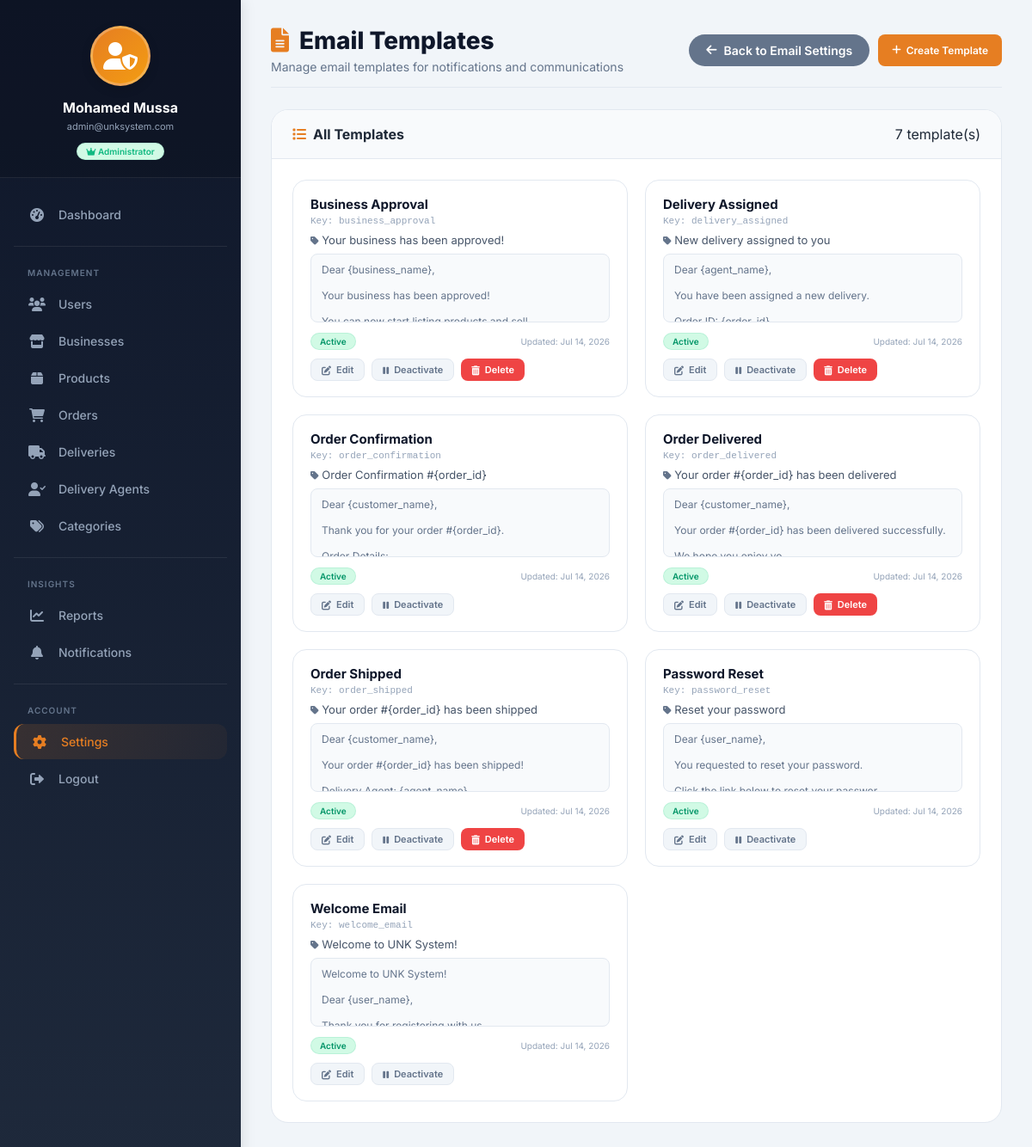
/admin/settings/email-templates.php (signed in), run on the app's committed database.
### tables this page shows
CREATE TABLE `email_templates` (
  `template_id` int(11) NOT NULL AUTO_INCREMENT,
  `template_key` varchar(100) NOT NULL,
  `template_name` varchar(255) NOT NULL,
  `subject` varchar(255) NOT NULL,
  `body` text NOT NULL,
  `description` varchar(500) DEFAULT NULL,
  `variables` text DEFAULT NULL,
  `is_active` tinyint(1) DEFAULT 1,
  `created_at` timestamp NOT NULL DEFAULT current_timestamp(),
  `updated_at` timestamp NOT NULL DEFAULT current_timestamp() ON UPDATE current_timestamp(),
  PRIMARY KEY (`template_id`),
  UNIQUE KEY `template_key` (`template_key`),
  KEY `idx_template_key` (`template_key`),
  KEY `idx_is_active` (`is_active`)
);

### admin/settings/email-templates.php (the view, shortened to what this page needs)
<?php
require_once '../../config/database.php';
$create_templates = "CREATE TABLE IF NOT EXISTS `email_templates` (
    `template_id` INT(11) NOT NULL AUTO_INCREMENT,
    `template_name` VARCHAR(100) NOT NULL,
    `template_key` VARCHAR(50) NOT NULL UNIQUE,
    `subject` VARCHAR(255) NOT NULL,
    `body` TEXT NOT NULL,
    `is_active` TINYINT(1) NOT NULL DEFAULT 1,
    `created_at` TIMESTAMP NOT NULL DEFAULT CURRENT_TIMESTAMP,
    `updated_at` TIMESTAMP NOT NULL DEFAULT CURRENT_TIMESTAMP ON UPDATE CURRENT_TIMESTAMP,
    PRIMARY KEY (`template_id`),
    INDEX `idx_template_key` (`template_key`),
    INDEX `idx_is_active` (`is_active`)
) ENGINE=InnoDB DEFAULT CHARSET=utf8mb4";
mysqli_query($conn, $create_templates);
$templates = [];
$templates_sql = "SELECT * FROM email_templates ORDER BY template_name";
$templates_result = mysqli_query($conn, $templates_sql);
if ($templates_result) {
    while ($row = mysqli_fetch_assoc($templates_result)) {
        $templates[] = $row;
    }
}
include '../includes/admin_sidebar.php';
?>
<!DOCTYPE html>
<html lang="en">
<head>
    <link rel="stylesheet" href="https://cdnjs.cloudflare.com/ajax/libs/font-awesome/6.0.0/css/all.min.css">
</head>
<body>
<div class="settings-content">
    <div class="page-header">
        <div>
            <h1><i class="fas fa-file-alt"></i> Email Templates</h1>
            <p>Manage email templates for notifications and communications</p>
        </div>
        <div style="display:flex; gap:10px; flex-wrap:wrap;">
            <a href="email.php" class="btn-back"><i class="fas fa-arrow-left"></i> Back to Email Settings</a>
            <?php if (!isset($_GET['edit'])): ?>
                <a href="?create=1" class="btn btn-primary"><i class="fas fa-plus"></i> Create Template</a>
            <?php endif; ?>
        </div>
    </div>
    <?php if (!isset($_GET['create']) && !isset($_GET['edit'])): ?>
    <div class="card">
        <div class="card-header">
            <h3><i class="fas fa-list"></i> All Templates</h3>
            <span><?php echo count($templates); ?> template(s)</span>
        </div>
        <div class="card-body">
            <?php if (empty($templates)): ?>
                <div class="empty-state">
                    <i class="fas fa-file-alt"></i>
                    <p>No email templates found.</p>
                    <a href="?create=1" class="btn btn-primary"><i class="fas fa-plus"></i> Create Your First Template</a>
                </div>
            <?php else: ?>
                <div class="template-grid">
                    <?php foreach ($templates as $template): ?>
                    <div class="template-card">
                        <div class="name"><?php echo htmlspecialchars($template['template_name']); ?></div>
                        <div class="key">Key: <?php echo htmlspecialchars($template['template_key']); ?></div>
                        <div class="subject">
                            <i class="fas fa-tag" style="color:#64748b; font-size:11px;"></i>
                            <?php echo htmlspecialchars($template['subject']); ?>
                        </div>
                        <div class="preview"><?php echo htmlspecialchars(substr($template['body'], 0, 100)) . (strlen($template['body']) > 100 ? '...' : ''); ?></div>
                        <div style="display:flex; justify-content:space-between; align-items:center; margin-bottom:10px;">
                            <span class="status-badge <?php echo $template['is_active'] ? 'status-active' : 'status-inactive'; ?>">
                                <?php echo $template['is_active'] ? 'Active' : 'Inactive'; ?>
                            </span>
                            <span style="font-size:10px; color:#94a3b8;">
                                Updated: <?php echo date('M d, Y', strtotime($template['updated_at'])); ?>
                            </span>
                        </div>
                        <div class="actions">
                            <a href="?edit=<?php echo $template['template_id']; ?>" class="btn btn-secondary btn-sm">
                                <i class="fas fa-edit"></i> Edit
                            </a>
                            <a href="?toggle=1&id=<?php echo $template['template_id']; ?>" class="btn btn-sm <?php echo $template['is_active'] ? 'btn-secondary' : 'btn-success'; ?>">
                                <i class="fas <?php echo $template['is_active'] ? 'fa-pause' : 'fa-play'; ?>"></i>
                                <?php echo $template['is_active'] ? 'Deactivate' : 'Activate'; ?>
                            </a>
                            <?php
                            $default_keys = ['order_confirmation', 'delivery_notification', 'payment_receipt', 'welcome_email', 'password_reset'];
                            if (!in_array($template['template_key'], $default_keys)):
                            ?>
                            <a href="?delete=<?php echo $template['template_id']; ?>" class="btn btn-danger btn-sm"
                               onclick="return confirm('⚠️ Delete this template permanently? This action cannot be undone.')">
                                <i class="fas fa-trash-alt"></i> Delete
                            </a>
                            <?php endif; ?>
                        </div>
                    </div>
                    <?php endforeach; ?>
                </div>
            <?php endif; ?>
        </div>
    </div>
    <?php endif; ?>
</div>
</body>
</html>

### admin/settings/email-templates.php (style rules this page uses)
* { margin: 0; padding: 0; box-sizing: border-box; }
body { font-family: 'Inter', sans-serif; background: #f1f5f9; color: #1f2937; }
.settings-content { margin-left: 280px; padding: 30px 35px; min-height: 100vh; transition: all 0.3s; }
.page-header { display: flex; justify-content: space-between; align-items: center; flex-wrap: wrap; gap: 15px; margin-bottom: 25px; border-bottom: 1px solid #e2e8f0; padding-bottom: 15px; }
.page-header h1 { font-size: 28px; font-weight: 800; color: #0f172a; display: flex; align-items: center; gap: 12px; }
.page-header h1 i { color: #e67e22; }
.page-header p { color: #64748b; font-size: 14px; margin-top: 5px; }
.btn-back { background: #64748b; color: white; padding: 10px 20px; border-radius: 40px; text-decoration: none; font-weight: 600; font-size: 14px; display: inline-flex; align-items: center; gap: 8px; transition: 0.2s; }
.card { background: white; border-radius: 20px; border: 1px solid #e2e8f0; overflow: hidden; margin-bottom: 25px; }
.card-header { padding: 18px 24px; background: #f8fafc; border-bottom: 1px solid #e2e8f0; display: flex; justify-content: space-between; align-items: center; flex-wrap: wrap; gap: 10px; }
.card-header h3 { font-size: 16px; font-weight: 700; display: flex; align-items: center; gap: 8px; }
.card-header h3 i { color: #e67e22; }
.card-body { padding: 24px; }
.template-grid { display: grid; grid-template-columns: repeat(auto-fill, minmax(350px, 1fr)); gap: 20px; }
.template-card { background: white; border-radius: 16px; border: 1px solid #e2e8f0; padding: 18px 20px; transition: all 0.3s; }
.template-card .name { font-weight: 700; font-size: 15px; color: #0f172a; margin-bottom: 4px; }
.template-card .key { font-size: 11px; color: #94a3b8; font-family: monospace; }
.template-card .subject { font-size: 13px; color: #475569; margin: 8px 0; }
.template-card .preview { font-size: 12px; color: #64748b; background: #f8fafc; padding: 10px 12px; border-radius: 8px; border: 1px solid #e2e8f0; max-height: 80px; overflow: hidden; margin-bottom: 12px; white-space: pre-wrap; }
.template-card .actions { display: flex; gap: 8px; flex-wrap: wrap; }
.status-badge { display: inline-block; padding: 3px 10px; border-radius: 20px; font-size: 10px; font-weight: 600; }
.status-active { background: #d1fae5; color: #059669; }
.btn { display: inline-flex; align-items: center; gap: 6px; padding: 8px 16px; border-radius: 8px; font-weight: 600; font-size: 12px; cursor: pointer; transition: 0.2s; border: none; text-decoration: none; }
.btn-primary { background: #e67e22; color: white; }
.btn-secondary { background: #f1f5f9; color: #64748b; border: 1px solid #e2e8f0; }
.btn-danger { background: #ef4444; color: white; }
.btn-sm { padding: 5px 12px; font-size: 11px; }

### data on the page
email_templates: template_name "Business Approval", template_key "business_approval", subject "Your business has been approved!", body "Dear {business_name}, Your business has been approved!…", is_active "Active", updated_at "Jul 14, 2026"
email_templates: template_name "Delivery Assigned", template_key "delivery_assigned", subject "New delivery assigned to you", body "Dear {agent_name}, You have been assigned a new delivery.…", is_active "Active", updated_at "Jul 14, 2026"
email_templates: template_name "Order Confirmation", template_key "order_confirmation", subject "Order Confirmation #{order_id}", body "Dear {customer_name}, Thank you for your order #{order_id}.…", is_active "Active", updated_at "Jul 14, 2026"
email_templates: template_name "Order Delivered", template_key "order_delivered", subject "Your order #{order_id} has been delivered", body "Dear {customer_name}, Your order #{order_id} has been delivered successfully.…", is_active "Active", updated_at "Jul 14, 2026"
email_templates: template_name "Order Shipped", template_key "order_shipped", subject "Your order #{order_id} has been shipped", body "Dear {customer_name}, Your order #{order_id} has been shipped!…", is_active "Active", updated_at "Jul 14, 2026"
email_templates: template_name "Password Reset", template_key "password_reset", subject "Reset your password", body "Dear {user_name}, You requested to reset your password.…", is_active "Active", updated_at "Jul 14, 2026"
email_templates: template_name "Welcome Email", template_key "welcome_email", subject "Welcome to UNK System!", body "Welcome to UNK System! Dear {user_name},…", is_active "Active", updated_at "Jul 14, 2026"

### other printed values
substr($admin_name, 0, 22) "Mohamed Mussa"
substr($admin_email, 0, 22) "admin@unksystem.com"
$status_text "Administrator"
count($templates) "7"
